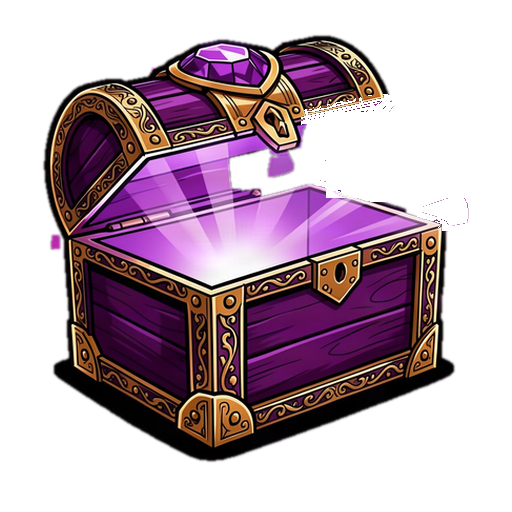
#> input picture project/assets/chests/open_premium.png, 512 x 512 px; its folder holds 4 pictures in this run; the run also reads 1 picture not shown here
$ python cut_chest_spikes.py
#> lines starting #> are read from the running program, lines starting #| are printed output that depends on the picture
#!/usr/bin/env python3
"""D1 — Kisten-Spitzen ausschneiden.

Die gemalten `open_*.png` enthalten Reste der Hintergrund-Freistellung:
flache Strahlen-/Splitter-Formen, die aus der Kiste herausragen (Premium:
violett, Standard: lila, Silber: warmgrau). Dieses Werkzeug entfernt sie
pixelgenau und schreibt

  * `open_<tier>.png`        (ohne Spitzen)
  * `spikes_<tier>.png`      (nur die Spitzen, eigener Ursprung = 512er Leinwand)
  * `screenshots/210-kisten-spitzen.png` (Kontaktblatt vorher/nachher)

Regel pro Stufe: Farbmaske -> groesste Komponente (Innenschein) behalten,
Rest innerhalb des Strahlen-Fensters loeschen, Kontur mitnehmen.
"""
import colorsys
import os
import sys
from collections import deque

from PIL import Image

BASE = os.path.join(os.path.dirname(os.path.abspath(__file__)), "..", "project", "assets", "chests")
SHOTS = os.path.join(os.path.dirname(os.path.abspath(__file__)), "..", "screenshots")

# Farbregel je Stufe: (h_min, h_max, s_min, s_max, v_min)
RULES = {
    "premium": (276.0, 324.0, 0.26, 0.74, 0.50),
    "standard": (280.0, 340.0, 0.18, 0.60, 0.62),
    "silver": (8.0, 70.0, 0.04, 0.15, 0.48),
}
# Fenster, in dem Strahlen liegen duerfen (Originalpixel der 512er Kachel)
WINDOW = {
    "premium": (296, 108, 480, 310),
    "standard": (300, 120, 470, 300),
    "silver": (300, 120, 470, 300),
}


def color_match(px, rule, window):
    x, y = px
    if not (window[0] <= x <= window[2] and window[1] <= y <= window[3]):
        return False
    h_min, h_max, s_min, s_max, v_min = rule
    return True


def build_mask(im, rule, window):
    W, H = im.size
    px = im.load()
    mask = [[False] * W for _ in range(H)]
    for y in range(window[1], window[3] + 1):
        for x in range(window[0], window[2] + 1):
            r, g, b, a = px[x, y]
            if a < 200:
                continue
            h, s, v = colorsys.rgb_to_hsv(r / 255.0, g / 255.0, b / 255.0)
            hd = h * 360.0
            if rule[0] <= hd <= rule[1] and rule[2] <= s <= rule[3] and v > rule[4]:
                mask[y][x] = True
    return mask


def components(mask):
    H = len(mask)
    W = len(mask[0])
    seen = [[False] * W for _ in range(H)]
    out = []
    for y0 in range(H):
        for x0 in range(W):
            if not mask[y0][x0] or seen[y0][x0]:
                continue
            q = deque([(x0, y0)])
            seen[y0][x0] = True
            pts = []
            while q:
                x, y = q.popleft()
                pts.append((x, y))
                for dx in (-1, 0, 1):
                    for dy in (-1, 0, 1):
                        nx, ny = x + dx, y + dy
                        if 0 <= nx < W and 0 <= ny < H and mask[ny][nx] and not seen[ny][nx]:
                            seen[ny][nx] = True
                            q.append((nx, ny))
            out.append(pts)
    out.sort(key=lambda p: -len(p))
    return out


def grow(pts, radius, W, H):
    """Dilatieren (Quadrat) - nimmt die schwarze Kontur der Strahlen mit."""
    grid = set(pts)
    out = set()
    for (x, y) in grid:
        for dx in range(-radius, radius + 1):
            for dy in range(-radius, radius + 1):
                nx, ny = x + dx, y + dy
                if 0 <= nx < W and 0 <= ny < H:
                    out.add((nx, ny))
    return out


def process(tier):
    path = os.path.join(BASE, "open_%s.png" % tier)
    im = Image.open(path).convert("RGBA")
    W, H = im.size
    rule = RULES[tier]
    window = WINDOW[tier]
    mask = build_mask(im, rule, window)
    comps = components(mask)
    if not comps:
        print("[D1][%s] FEHLER: keine Farbmaske getroffen - nichts geaendert" % tier)
        return None, None, 0
    # groesste Komponente = Innenschein der offenen Kiste -> behalten
    keep_beam = comps[0]
    beam_px = len(keep_beam)
    spike_sets = [c for c in comps[1:] if len(c) >= 60]
    if tier != "premium":
        # bei standard/silver ist der Innenschein nicht die groesste Komponente
        spike_sets = [c for c in comps if len(c) >= 60]
        beam_px = 0
    spike_pts = []
    for c in spike_sets:
        spike_pts.extend(c)
    print("[D1][%s] Farbmaske: %d Komponenten, Innenschein=%d px, Spitzen=%d px in %d Teilen"
          % (tier, len(comps), beam_px, len(spike_pts), len(spike_sets)))

    # Kontur mitnehmen: dunkle Pixel direkt an den Spitzen
    grown = grow(spike_pts, 7, W, H)
    px = im.load()
    delete = set(spike_pts)
    for (x, y) in grown:
        r, g, b, a = px[x, y]
        if a < 8:
            continue
        h, s, v = colorsys.rgb_to_hsv(r / 255.0, g / 255.0, b / 255.0)
        if v < 0.32:                      # schwarze Comic-Kontur
            delete.add((x, y))
    print("[D1][%s] loesche %d px (mit Kontur)" % (tier, len(delete)))

    # Spitzen-Textur: nur die Strahlen (Farbe + Kontur), gleiche Leinwand
    spikes = Image.new("RGBA", (W, H), (0, 0, 0, 0))
    sp = spikes.load()
    for (x, y) in delete:
        sp[x, y] = px[x, y]
    # offene Kiste: Spitzen weg
    cleaned = im.copy()
    cp = cleaned.load()
    for (x, y) in delete:
        cp[x, y] = (0, 0, 0, 0)

    cleaned.save(path)
    out_spikes = os.path.join(BASE, "spikes_%s.png" % tier)
    spikes.save(out_spikes)
    print("[D1][%s] geschrieben: open_%s.png (ohne Spitzen), spikes_%s.png" % (tier, tier, tier))
    return cleaned, spikes, len(delete)


def sheet(results):
    cell = 256
    tiles = []
    for tier, (cleaned, spikes, n) in results.items():
        orig = Image.open(os.path.join(BASE, "chest_%s.png" % tier)).convert("RGBA")
        before = Image.new("RGBA", (512, 512), (0, 0, 0, 0))
        tiles.append((tier, orig, cleaned, spikes))
    out = Image.new("RGBA", (cell * 4 + 60, cell * len(tiles) + 40), (18, 20, 26, 255))
    from PIL import ImageDraw
    d = ImageDraw.Draw(out)
    cols = ["geschlossen", "offen vorher (aus Git-Sicherung fehlt)", "offen nachher", "spikes_*.png"]
    for i, c in enumerate(cols):
        d.text((20 + i * (cell + 10), 8), c, fill=(255, 255, 255, 255))
    for r, (tier, orig, cleaned, spikes) in enumerate(tiles):
        for i, img in enumerate([orig, None, cleaned, spikes]):
            if img is None:
                continue
            bg = Image.new("RGBA", (512, 512), (20, 170, 60, 255))
            bg.alpha_composite(img)
            out.alpha_composite(bg.resize((cell, cell), Image.LANCZOS),
                                (20 + i * (cell + 10), 26 + r * (cell + 8)))
        d.text((22, 26 + r * (cell + 8) + 4), tier, fill=(255, 255, 0, 255))
    os.makedirs(SHOTS, exist_ok=True)
    p = os.path.join(SHOTS, "210-kisten-spitzen.png")
    out.save(p)
    print("[D1][SHEET] %s" % p)


if __name__ == "__main__":
    tiers = sys.argv[1:] or ["premium", "standard", "silver"]
    res = {}
    for t in tiers:
        c, s, n = process(t)
#> in process, im is the input picture: PIL image 512x512 RGBA; mean R, G, B, A 50.3, 28.9, 41.3, 119.2
#> after the loop in build_mask, `for y in range(window[1], window[3] + 1):`: mask = 512 items
#> in components, `H = len(mask)`: H = 512
#> in components, `seen = [[False] * W for _ in range(H)]`: seen = 512 items
#> in process, `comps = components(mask)`: comps = 14 items
#> in process, `keep_beam = comps[0]`: keep_beam = 4504 pairs, first value 296 to 421, second value 189 to 259
#> in process, `beam_px = len(keep_beam)`: beam_px = 4504
#> in process, `spike_sets = [c for c in comps[1:] if len(c) >= 60]`: spike_sets = []
#| [D1][premium] Farbmaske: 14 Komponenten, Innenschein=4504 px, Spitzen=0 px in 0 Teilen
#> in grow, `grid = set(pts)`: grid = 0 items
#| [D1][premium] loesche 0 px (mit Kontur)
#> in process, `spikes = Image.new("RGBA", (W, H), (0, 0, 0, 0))`: spikes: PIL image 512x512 RGBA; every value is 0
#> n = 0
        if c is not None:
            res[t] = (c, s, n)
#> pass 2 of the loop `for t in tiers:`:
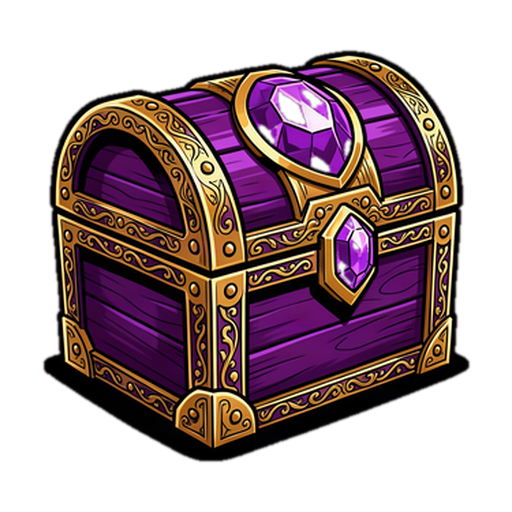
#> input picture project/assets/chests/chest_premium.png, 512 x 512 px, given in place of open_standard.png, which was not available
#> in process, im is the input picture: PIL image 512x512 RGBA; mean R, G, B, A 49.1, 27.9, 32.7, 133.5
#> comps = 12 items
#> keep_beam = 100 pairs, first value 359 to 367, second value 232 to 253
#> beam_px = 100
#> in process (call 2), `spike_sets = [c for c in comps if len(c) >= 60]`: spike_sets = 1 item
#> the loop in process (call 2), `for c in spike_sets:` made 1 pass
#> after the loop in process (call 2), `for c in spike_sets:`: spike_pts has the same summary as keep_beam
#| [D1][standard] Farbmaske: 12 Komponenten, Innenschein=0 px, Spitzen=100 px in 1 Teilen
#> the loop in grow (call 2), `for (x, y) in grid:` made 100 passes
#> (x, y) on passes 1 to 8: (367, 244), (360, 238), (363, 240), (365, 237), (362, 238), (361, 242), (361, 251), (359, 233)
#> grown = 761 items
#> delete = 100 items
#> the loop in process (call 2), `for (x, y) in grown:` made 761 passes
#> (x, y, r, g, b, a, h, s) on passes 1 to 3: (361, 249, 233, 201, 232, 251, 0.839, 0.137), (361, 258, 152, 21, 207, 255, 0.784, 0.899), (364, 254, 165, 29, 221, 255, 0.785, 0.869)
#| [D1][standard] loesche 228 px (mit Kontur)
#> the loop in process (call 2), `for (x, y) in delete:` made 228 passes
#> (x, y) on passes 1 to 3: (372, 231), (367, 244), (369, 241)
#> in process (call 2), `spikes.save(out_spikes)`:
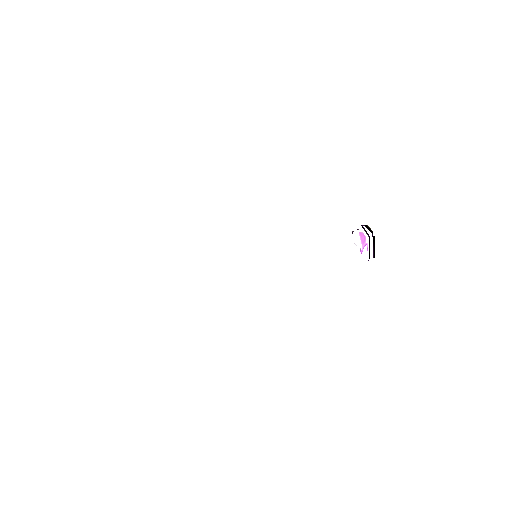
#> saved as spikes_standard.png: PIL image 512x512 RGBA; mean R, G, B, A 0.1, 0.1, 0.1, 0.2; transparent parts drawn white
#> pass 2 of the loop in sheet, `for tier, (cleaned, spikes, n) in results.items():`:
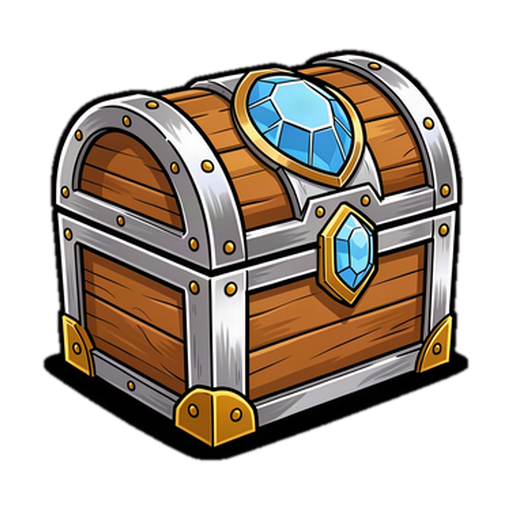
#> input picture project/assets/chests/chest_standard.png, 512 x 512 px
#> in sheet, orig is the input picture: PIL image 512x512 RGBA; mean R, G, B, A 66.3, 55.5, 45.6, 134.4
    if res:
        sheet(res)
#> in sheet, `out = Image.new("RGBA", (cell * 4 + 60, cell * len(tiles) + 40), (18, ..`:
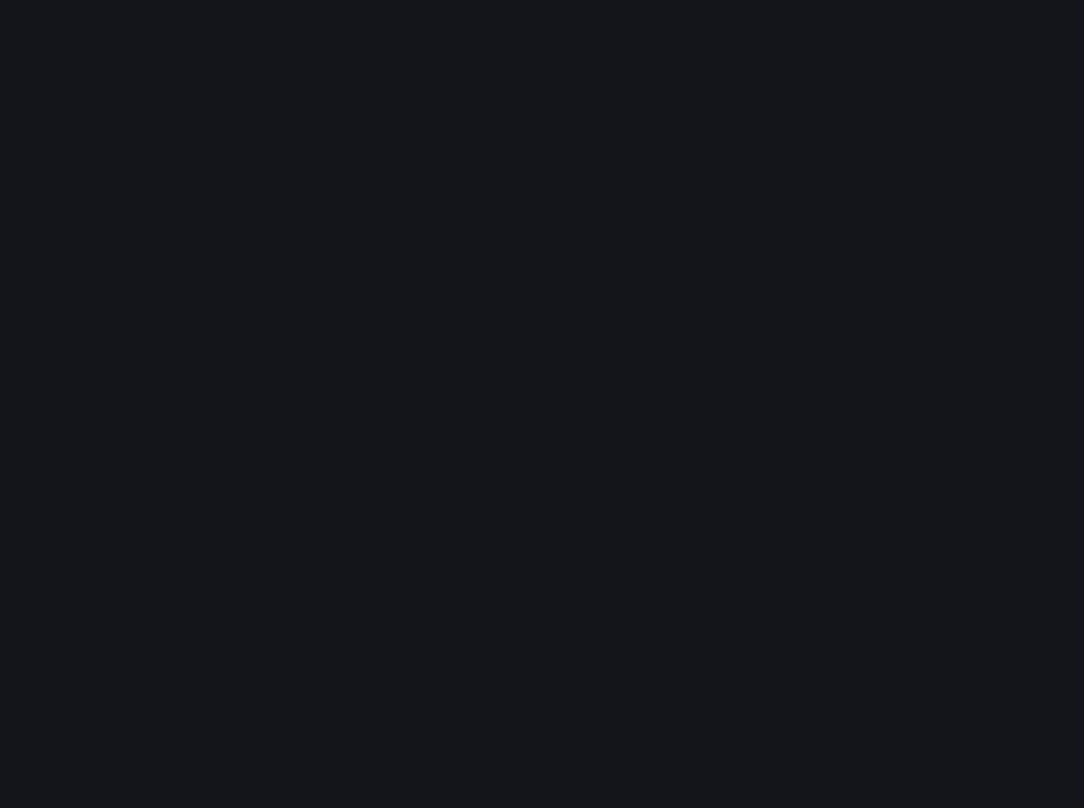
#> out: PIL image 1084x808 RGBA; mean R, G, B, A 18, 20, 26, 255
#> the loop in sheet, `for r, (tier, orig, cleaned, spikes) in enumerate(tiles):` made 3 passes
#> tier on passes 1 to 3: 'premium', 'standard', 'silver'
#> after the loop in sheet, `for r, (tier, orig, cleaned, spikes) in enumerate(tiles):`:
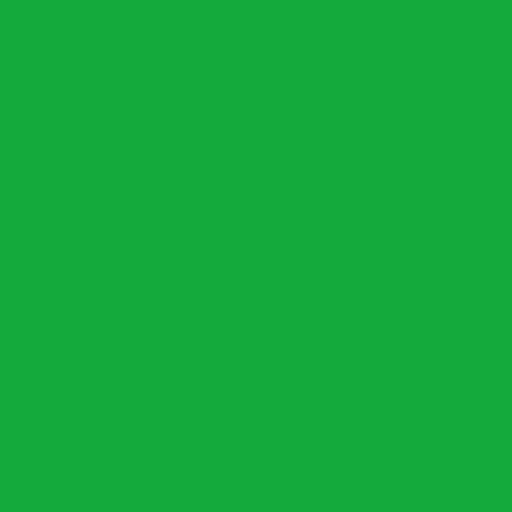
#> bg: PIL image 512x512 RGBA; mean R, G, B, A 20, 170, 60, 255
#> after the loop in sheet, `for r, (tier, orig, cleaned, spikes) in enumerate(tiles):`:
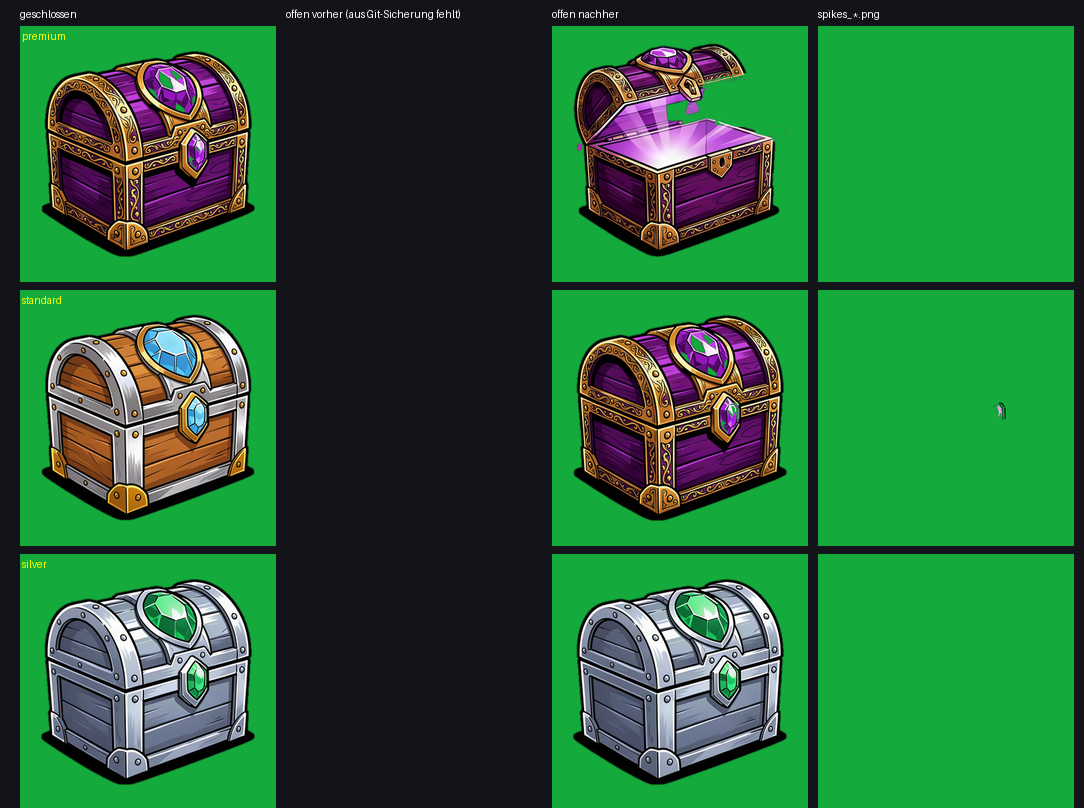
#> out: PIL image 1084x808 RGBA; mean R, G, B, A 39.3, 101.3, 56.4, 255
